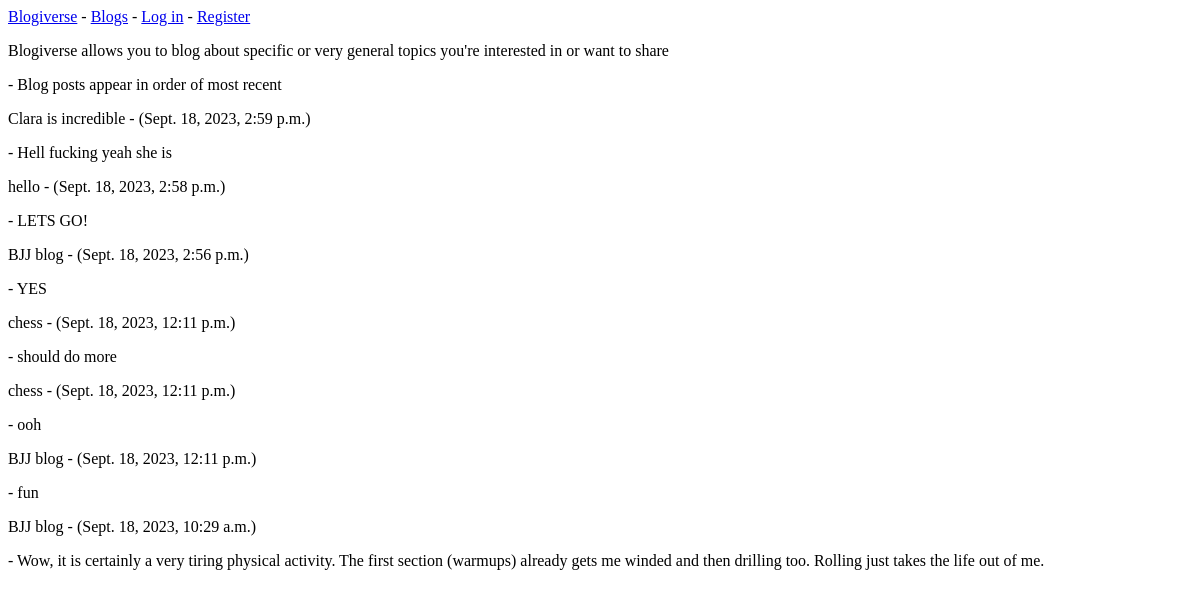
/, run on an earlier commit of the app's database.
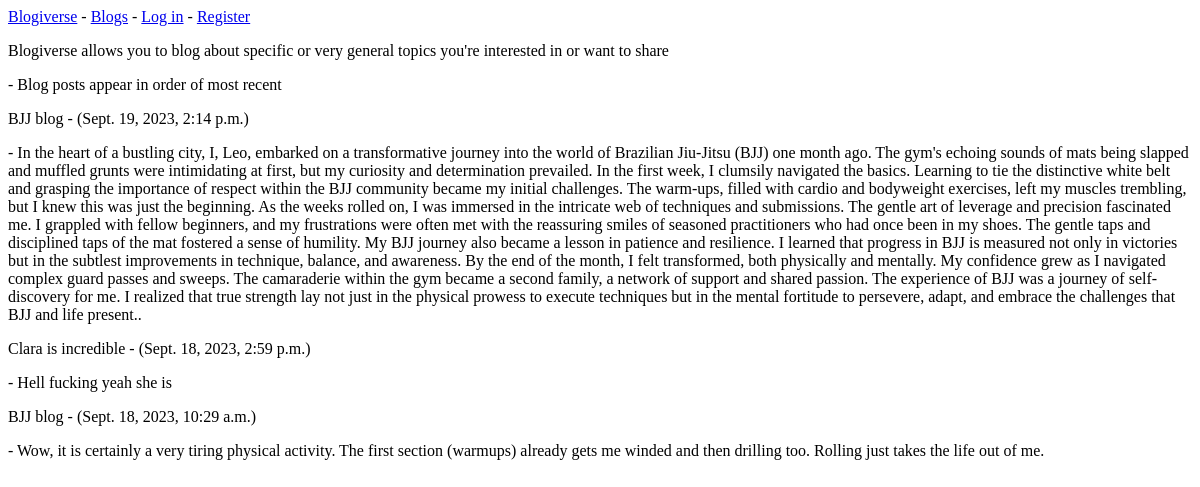
And on a later commit of the database.
### blogs/models.py (models this page shows)
class Post(models.Model):
    blog = models.ForeignKey(Blog, on_delete=models.CASCADE)
    text = models.TextField()
    date_added = models.DateTimeField(auto_now_add=True)
    class Meta:
        verbose_name_plural = 'posts'
    def __str__(self):
        return f"{self.text}"

class Blog(models.Model):
    title = models.CharField(max_length=200)
    date_added = models.DateTimeField(auto_now_add=True)
    owner = models.ForeignKey(User, on_delete=models.CASCADE)
    def __str__(self):
        return self.title

### blogs/views.py (the view)
# urls.py: path('', views.index, name='index'),
def index(request):
    posts = Post.objects.order_by('-date_added')
    context = {'posts':posts}
    return render(request, 'blogs/index.html', context)

### blogs/templates/blogs/index.html
{% extends 'blogs/base.html' %}
{% block content %}
  <p>Blogiverse allows you to blog about specific or very general topics you're
  interested in or want to share</p>
  <p>- Blog posts appear in order of most recent</p>
  {% for post in posts %}
    <p>{{ post.blog }} - ({{ post.date_added }})</p>
    <p>- {{ post }}</p>
  {% endfor %}
{% endblock content %}

### blogs/templates/blogs/base.html (shortened to what this page needs)
<p>
  <a href="{% url 'blogs:index' %}">Blogiverse</a> -
  <a href="{% url 'blogs:blogs' %}">Blogs</a> -
  {% if user.is_authenticated %}
    Hello, {{ user.username }}
  {% else %}
    <a href="{% url 'accounts:login' %}">Log in</a> -
    <a href="{% url 'accounts:register' %}">Register</a>
  {% endif %}
</p>
{% block content %}{% endblock content %}

What changed in the data, as far as the page shows it:
removed Post: blog "hello", date_added "Sept. 18, 2023, 2:58 p.m.", text "LETS GO!"
removed Post: blog "BJJ blog", date_added "Sept. 18, 2023, 2:56 p.m.", text "YES"
removed Post: blog "chess", date_added "Sept. 18, 2023, 12:11 p.m.", text "should do more"
removed Post: blog "chess", date_added "Sept. 18, 2023, 12:11 p.m.", text "ooh"
removed Post: blog "BJJ blog", date_added "Sept. 18, 2023, 12:11 p.m.", text "fun"
added Post: blog "BJJ blog", date_added "Sept. 19, 2023, 2:14 p.m.", text "In the heart of a bustling city, I, Leo, embarked on a transformative journey into the world of Brazilian Jiu-Jitsu (BJJ) one month ago. The gym's echoing sounds of mats being slapped and muffled grunts were intimidating at first, but my curiosity and determination prevailed. In the first week, I clumsily navigated the basics. Learning to tie the distinctive white belt and grasping the importance of respect within the BJJ community became my initial challenges. The warm-ups, filled with cardio and bodyweight exercises, left my muscles trembling, but I knew this was just the beginning. As the weeks rolled on, I was immersed in the intricate web of techniques and submissions. The gentle art…"
